Frame 1 (no input): blank canvas, image omitted
Frame 60 (the mouse pressed at the canvas centre just before this capture): blank canvas, image omitted
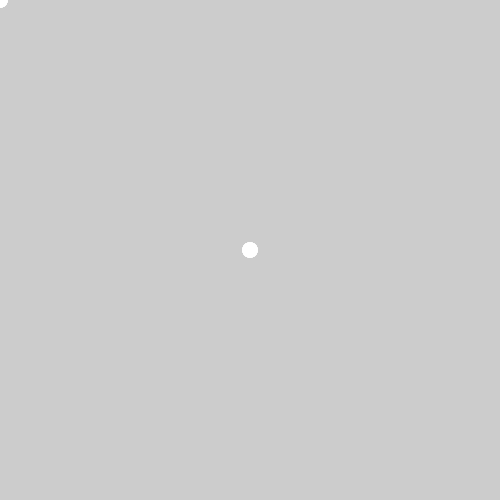
Frame 120 (the mouse held since frame 60 and released just before this capture)

The Processing sketch whose frames 1 and 60 were blank and that drew this single picture after the mouse press (run headless with seeded random() and noise(); from frame 60 on, the mouse is pressed at the canvas centre):

// Processing sketch: processing_73801
// ── processing_73801.pde

float beginX = 0.0; 
float beginY = 10.0;  
float endX = 570.0;   
float endY = 320.0;   
float distX;         
float distY;          
float exponent = 4;  
float x = 0.0;        
float y = 0.0;        
float step = 0.01;   
float pct = 0.0;      
int EXX[] = new int[50];
int EXY[] = new int[50];
boolean EXstart = false;
boolean Cstart = false;
boolean Dstart = false;
boolean Cplus = false;


void setup()
{
  size(500, 500);
  smooth();
  noStroke();

  distX = endX - beginX;
  distY = endY - beginY;
  for (int x = 10; x < 60; x++) {
    EXX[x-10] = x;
  }
  for (int x = 10; x < 30; x++) {
    EXY[x-10] = x;
  }
}

void draw()
{
  frameRate(200);
  baseD();

  if (keyPressed) {
    if (key == 'C'|| key =='c') { 
      EXstart = true;
    }
  }
  if (EXstart) {
    projectEX();
  }
  if (keyPressed) {
    if (key == 'X'|| key =='x') { 
      drawC();
    }
  }
  if (keyPressed) {
    if (key == 'Z'|| key =='z') { 
      drawC();
      Cdraw();
    }
  }
}

void drawC() { //circle brush
  int C1 = int(random(0, 255));
  int C2 = int(random(0, 255));
  int C3 = int(random(0, 255));
  int width = int(random(50, 100));
  int height = int(random(30, 120));
  ellipse(mouseX, mouseY, width, height);
  fill(C1, C2, C3, 120);
}

void baseD() { //first brush

  ellipse(mouseX, mouseY, 15, 15);


  if (keyPressed) {
    if (key == 'q' || key =='Q') { 
      fill(255, 0, 0);
    }

    if (key =='w' || key =='W') {
      fill (0, 255, 0);
    }
    if (key =='e' || key == 'E') {
      fill ( 0, 0, 255);
    }
    if ((key == 'q' || key =='Q') && mousePressed) { 
      fill(255, 255, 0);
    }
    if ((key == 'w' || key =='W') && mousePressed) { 
      fill(0, 255, 255);
    }
    if ((key == 'e' || key =='E') && mousePressed) { 
      fill(255, 0, 255);
    }
  }
}
void Cdraw() { //circle brush plus 


  ellipse(mouseX, mouseY, 15, 15);
  if (pmouseX - 5 > mouseX || pmouseX + 5 < mouseX) {
    for (int x = 0; x <= abs(pmouseX -mouseX); x++)
      ellipse(mouseX-x, mouseY, 15, 15);
  }
  if (pmouseY - 5 > mouseY || pmouseY + 5 < mouseY) {
    for (int x = 0; x <= abs(pmouseY -mouseY); x++)
      ellipse(mouseX, mouseY-x, 15, 15);
  }
  if ((pmouseY - 5 > mouseY || pmouseY + 5 < mouseY) && ( pmouseX - 5 > mouseX || pmouseX + 5 < mouseX)) {
    for (int x = 0; x <= abs(pmouseX -mouseX); x++)
      ellipse(mouseX-x, mouseY-x, 15, 15);
  }

  if (keyPressed) {
    if (key == 'q' || key =='Q') { 
      fill(255, 0, 0);
    }

    if (key =='w' || key =='W') {
      fill (0, 255, 0);
    }
    if (key =='e' || key == 'E') {
      fill ( 0, 0, 255);
    }
    if ((key == 'q' || key =='Q') && mousePressed) { 
      fill(255, 255, 0);
    }
    if ((key == 'w' || key =='W') && mousePressed) { 
      fill(0, 255, 255);
    }
    if ((key == 'e' || key =='E') && mousePressed) { 
      fill(255, 0, 255);
    }
  }
}
void projectEX() {
  ellipse(20, 26, 10, 10);
  fill(0, 2);
  rect(0, 0, width, height);
  pct += step;
  if (pct < 1.0) {
    x = beginX + (pct * distX);
    y = beginY + (pow(pct, exponent) * distY);
  }
  fill(255);
  ellipse(x, y, 20, 20);
  if (mousePressed) {
    pct = 0.0;
    beginX = x;
    beginY = y;
    endX = mouseX;
    endY = mouseY;
    distX = endX - beginX;
    distY = endY - beginY;
  }



  int C1 = int(random(0, 255));
  int C2 = int(random(0, 255));
  int C3 = int(random(0, 255));
  for (int a = 0; a < 50 ; a++) {
    for (int b = a; b< 50; b ++) {

      if (mouseX == EXX[a] && mouseY == EXY[b]) {




        fill(random(0, 255), random(0, 255), random(0, 255));
        ellipse(x +random(0, 100), y + random(0, 10), random(100, 150), random(50, 100));
        ellipse(x +random(0, 100), y + random(0, 100), random(100, 150), random(50, 100));
        ellipse(x +random(0, 100), y + random(0, 10), random(100, 150), random(50, 100));
        ellipse(x +random(0, 100), y + random(0, 100), random(100, 150), random(50, 100));
        ellipse(x +random(0, 100), y + random(0, 10), random(100, 150), random(50, 100));
        ellipse(x +random(50, 150), y + random(0, 100), random(100, 150), random(50, 100));

        ellipse(x +random(50, 150), y + random(0, 100), random(100, 150), random(50, 100));





        EXstart = false;
      }
    }
  }
}
